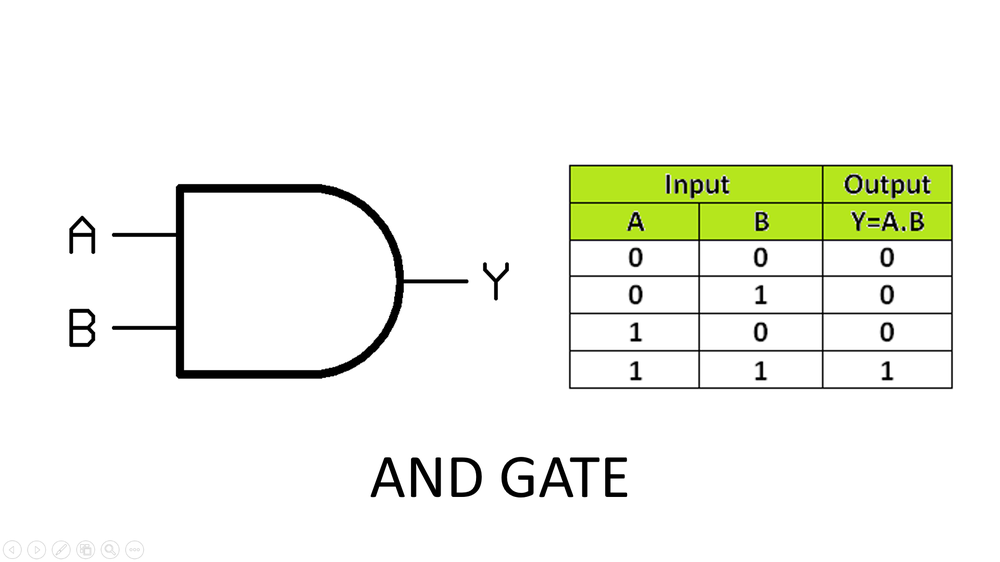
#> input picture gates/AND.png, 1000 x 562 px, shrunk from 1920 x 1080 before the run
$ python gates.py
#> lines starting #> are read from the running program, lines starting #| are printed output that depends on the picture
# imports for diff purpose
import sys
from sys import stdout
# try-except is used to avoid errors in case the user hasn't downloaded the PIL library
try:
    from PIL import Image
except ModuleNotFoundError:
    exit('Please install PIL')
from time import sleep
#...


# the images requires for the code:
and_ = Image.open('AND.png')
#> and_ is the input picture: PIL image 1000x562 RGBA; mean R, G, B, A 242.7, 244.9, 236.2, 255
or_ = Image.open('OR.png')
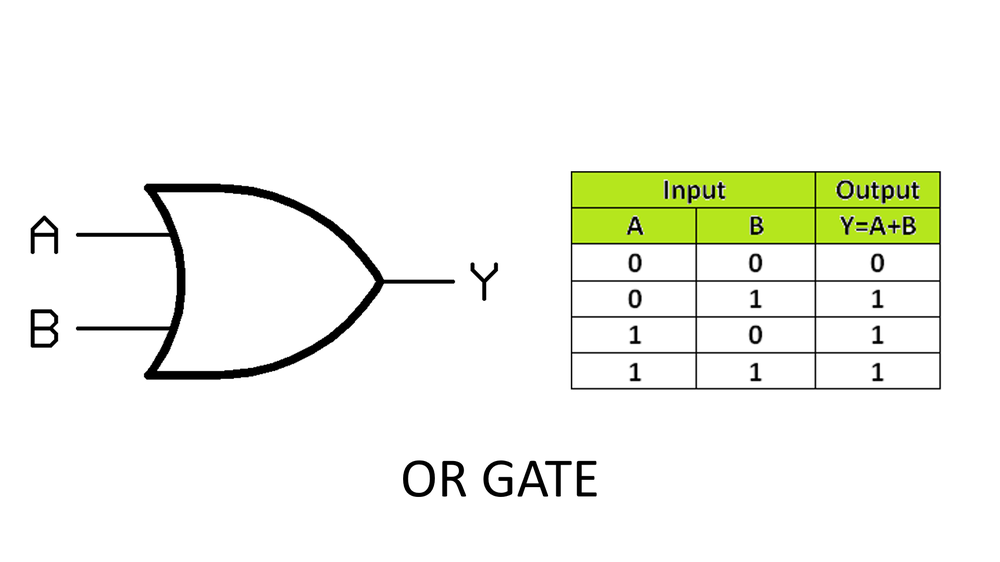
#> input picture gates/OR.png, 1000 x 562 px, shrunk from 1920 x 1080 before the run
#> or_ is the input picture: PIL image 1000x562 RGBA; mean R, G, B, A 243.6, 245.6, 237.5, 255
not_ = Image.open('NOT.png')
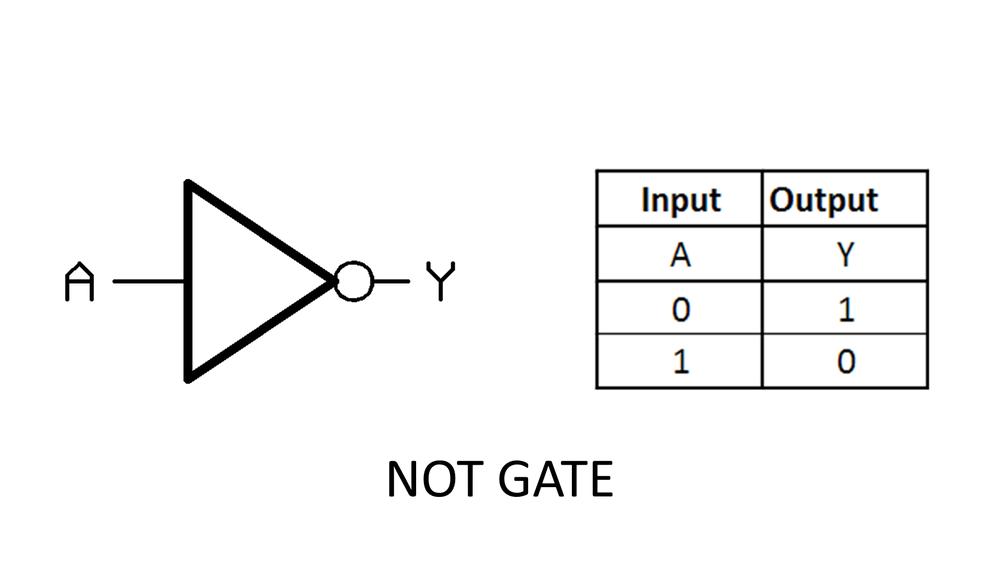
#> input picture gates/NOT.png, 1000 x 562 px, shrunk from 1920 x 1080 before the run
#> not_ is the input picture: PIL image 1000x562 RGBA; mean R, G, B, A 246.5, 246.5, 246.5, 255
nand_ = Image.open('NAND.png')
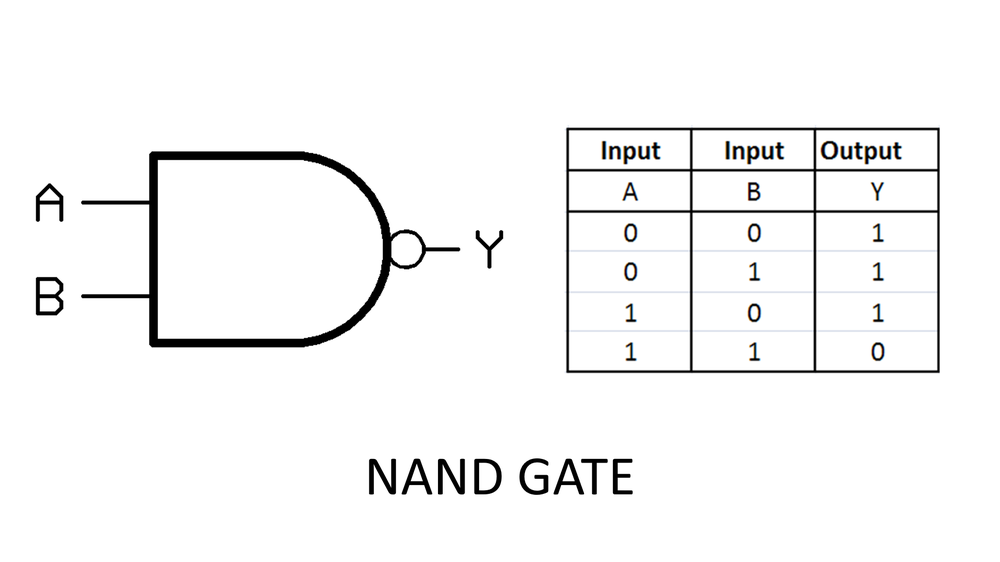
#> input picture gates/NAND.png, 1000 x 562 px, shrunk from 1920 x 1080 before the run
#> nand_ is the input picture: PIL image 1000x562 RGBA; mean R, G, B, A 245.6, 245.6, 245.6, 255
nor_ = Image.open('NOR.png')
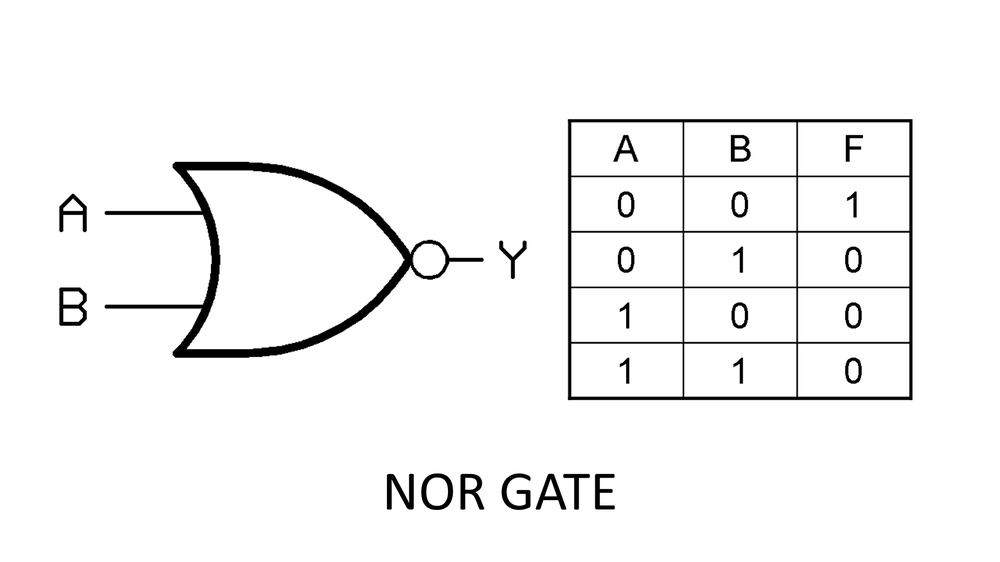
#> input picture gates/NOR.png, 1000 x 562 px, shrunk from 1920 x 1080 before the run
#> nor_ is the input picture: PIL image 1000x562 RGBA; mean R, G, B, A 245.4, 245.4, 245.4, 255
xor_ = Image.open('XOR.png')
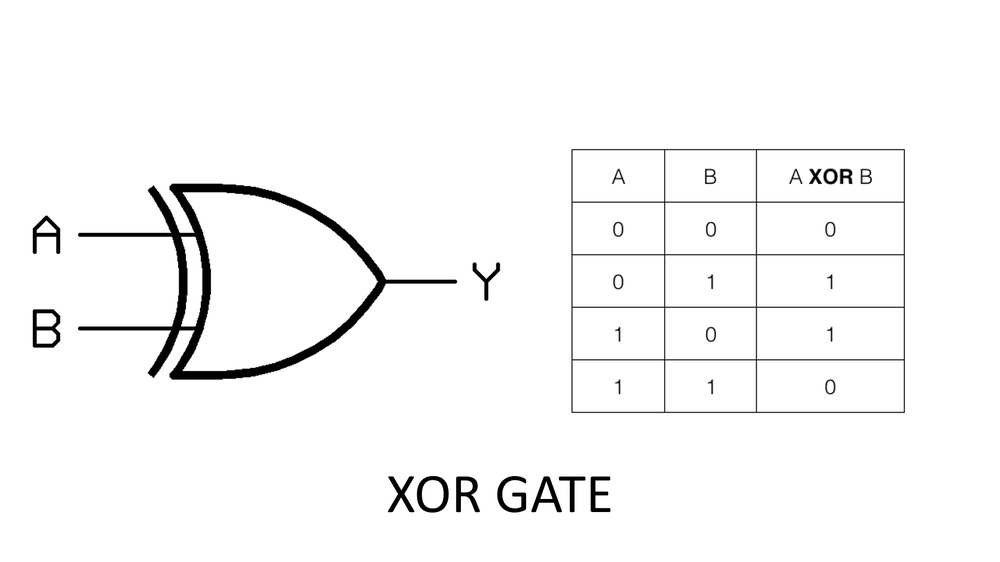
#> input picture gates/XOR.png, 1000 x 562 px, shrunk from 1920 x 1080 before the run
#> xor_ is the input picture: PIL image 1000x562 RGBA; mean R, G, B, A 247.5, 247.5, 247.5, 255
#> (the run stopped early here; a loop or call above may not have finished)
